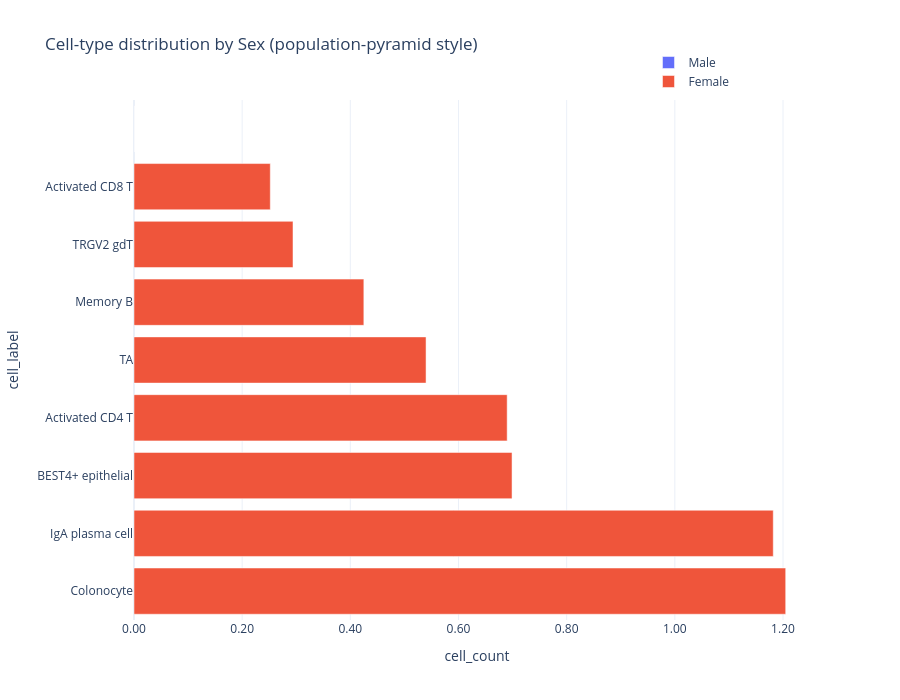

Here is the notebook cell this chart was saved with:
### Code cell
# Plotly population-pyramid style for your organ cell data
import io
import pandas as pd
import plotly.graph_objects as go

csv_data = """organ,organ_id,as,as_label,sex,tool,modality,cell_id,cell_label,cell_count,cell_percentage,dataset_count
large intestine,http://purl.obolibrary.org/obo/UBERON_0000059,http://purl.obolibrary.org/obo/UBERON_0001052,rectum,Female,celltypist,sc_transcriptomics,https://purl.org/ccf/ASCTB-TEMP_colonocyte,Colonocyte,1.205E0,1.476534738389903E-1,3
large intestine,http://purl.obolibrary.org/obo/UBERON_0000059,http://purl.obolibrary.org/obo/UBERON_0001052,rectum,Female,celltypist,sc_transcriptomics,https://purl.org/ccf/ASCTB-TEMP_iga-plasma-cell,IgA plasma cell,1.182E0,1.44835191765715E-1,3
large intestine,http://purl.obolibrary.org/obo/UBERON_0000059,http://purl.obolibrary.org/obo/UBERON_0001052,rectum,Female,celltypist,sc_transcriptomics,https://purl.org/ccf/ASCTB-TEMP_best4-epithelial,BEST4+ epithelial,6.990000000000001E-1,8.5651268226933E-2,3
large intestine,http://purl.obolibrary.org/obo/UBERON_0000059,http://purl.obolibrary.org/obo/UBERON_0001052,rectum,Female,celltypist,sc_transcriptomics,https://purl.org/ccf/ASCTB-TEMP_activated-cd4-t,Activated CD4 T,6.900000000000001E-1,8.454846219826005E-2,3
large intestine,http://purl.obolibrary.org/obo/UBERON_0000059,http://purl.obolibrary.org/obo/UBERON_0001052,rectum,Female,celltypist,sc_transcriptomics,https://purl.org/ccf/ASCTB-TEMP_ta,TA,5.4E-1,6.616836172037743E-2,3
large intestine,http://purl.obolibrary.org/obo/UBERON_0000059,http://purl.obolibrary.org/obo/UBERON_0001052,rectum,Female,celltypist,sc_transcriptomics,https://purl.org/ccf/ASCTB-TEMP_memory-b,Memory B,4.25E-1,5.207695135400075E-2,3
large intestine,http://purl.obolibrary.org/obo/UBERON_0000059,http://purl.obolibrary.org/obo/UBERON_0001052,rectum,Female,celltypist,sc_transcriptomics,https://purl.org/ccf/ASCTB-TEMP_trgv2-gdt,TRGV2 gdT,2.94E-1,3.602499693664993E-2,3
large intestine,http://purl.obolibrary.org/obo/UBERON_0000059,http://purl.obolibrary.org/obo/UBERON_0001052,rectum,Female,celltypist,sc_transcriptomics,https://purl.org/ccf/ASCTB-TEMP_activated-cd8-t,Activated CD8 T,2.52E-1,3.08785688028428E-2,3
large intestine,http://purl.obolibrary.org/obo/UBERON_0000059,http://purl.org/ccf/ASCTB-TEMP_transitional-stromal-3-c3-,Transitional Stromal 3 (C3+),2.41E-1,2.953069476779807E-2,3
large intestine,http://purl.obolibrary.org/obo/UBERON_0000059,http://purl.org/ccf/ASCTB-TEMP_tfh,Tfh,1.76E-1,2.156598456071561E-2,3
large intestine,http://purl.obolibrary.org/obo/UBERON_0000059,http://purl.org/ccf/ASCTB-TEMP_macrophages,Macrophages,1.61E-1,1.972797451292734E-2,3
large intestine,http://purl.org/ccf/ASCTB-TEMP_best2-goblet-cell,BEST2+ Goblet cell,1.54E-1,1.887023649062615E-2,3
large intestine,http://purl.org/ccf/ASCTB-TEMP_trgv4-gdt,TRGV4 gdT,1.45E-1,1.77674304619532E-2,3
large intestine,http://purl.org/ccf/ASCTB-TEMP_cd8-tmem,CD8 Tmem,1.35E-1,1.654209043009436E-2,3
"""  # <-- if your CSV was truncated, paste the remainder here

# read into DataFrame; be forgiving about malformed rows
df = pd.read_csv(
    io.StringIO(csv_data), dtype=str, skip_blank_lines=True, keep_default_na=False
)

# ensure numeric and fill missing sexes/cell_label if necessary
df["cell_count"] = pd.to_numeric(df["cell_count"], errors="coerce").fillna(0.0)
df["sex"] = df["sex"].replace("", "Unknown")

# aggregate by cell_label and sex
agg = (
    df.groupby(["cell_label", "sex"], dropna=False)["cell_count"]
    .sum()
    .unstack(fill_value=0.0)
)

# ensure both sexes (Male/Female) exist as columns
for col in ["Male", "Female"]:
    if col not in agg.columns:
        agg[col] = 0.0

# compute total and sort by total descending
agg["total"] = agg["Male"].abs() + agg["Female"].abs()
agg = agg.sort_values(
    "total", ascending=True
)  # small at top for nicer vertical ordering

y = agg.index.tolist()
male_vals = -agg["Male"].values  # negative to plot left
female_vals = agg["Female"].values

fig = go.Figure()
fig.add_trace(
    go.Bar(
        y=y,
        x=male_vals,
        name="Male",
        orientation="h",
        hovertemplate="%{y}: %{x}<extra></extra>",
    )
)
fig.add_trace(
    go.Bar(
        y=y,
        x=female_vals,
        name="Female",
        orientation="h",
        hovertemplate="%{y}: %{x}<extra></extra>",
    )
)

fig.update_layout(
    title="Cell-type distribution by Sex (population-pyramid style)",
    barmode="relative",
    xaxis=dict(title="cell_count", tickformat=".2f"),
    yaxis=dict(title="cell_label"),
    legend=dict(x=0.75, y=1.1),
    template="plotly_white",
    height=700,
)

fig.update_yaxes(autorange="reversed")  # youngest/top-first style; optional
fig.show()

### Figure 1 — Plotly figure (JSON) as saved in the notebook; plotly's stock layout.template omitted (floating-point values rounded to 4 significant figures)
{"data": [{"hovertemplate": "%{y}: %{x}<extra></extra>", "name": "Male", "orientation": "h", "type": "bar", "x": [-0.0, -0.0, -0.0, -0.0, -0.0, -0.0, -0.0, -0.0, -0.0], "y": ["", "Activated CD8 T", "TRGV2 gdT", "Memory B", "TA", "Activated CD4 T", "BEST4+ epithelial", "IgA plasma cell", "Colonocyte"]}, {"hovertemplate": "%{y}: %{x}<extra></extra>", "name": "Female", "orientation": "h", "type": "bar", "x": [0.0, 0.252, 0.294, 0.425, 0.54, 0.69, 0.699, 1.182, 1.205], "y": ["", "Activated CD8 T", "TRGV2 gdT", "Memory B", "TA", "Activated CD4 T", "BEST4+ epithelial", "IgA plasma cell", "Colonocyte"]}], "layout": {"barmode": "relative", "height": 700, "legend": {"x": 0.75, "y": 1.1}, "title": {"text": "Cell-type distribution by Sex (population-pyramid style)"}, "xaxis": {"tickformat": ".2f", "title": {"text": "cell_count"}}, "yaxis": {"autorange": "reversed", "title": {"text": "cell_label"}}}}
